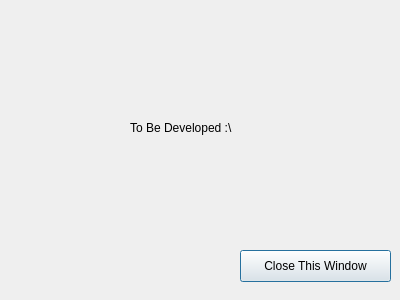
<?xml version="1.0" encoding="UTF-8"?>
<ui version="4.0">
 <class>tutorialsWindow</class>
 <widget class="QDialog" name="tutorialsWindow">
  <property name="geometry">
   <rect>
    <x>0</x>
    <y>0</y>
    <width>400</width>
    <height>300</height>
   </rect>
  </property>
  <property name="minimumSize">
   <size>
    <width>400</width>
    <height>300</height>
   </size>
  </property>
  <property name="maximumSize">
   <size>
    <width>400</width>
    <height>300</height>
   </size>
  </property>
  <property name="windowTitle">
   <string>Tutorials - ANUBIS Interface</string>
  </property>
  <property name="windowIcon">
   <iconset resource="resources.qrc">
    <normaloff>:/img/ANUBIS.ico</normaloff>:/img/ANUBIS.ico</iconset>
  </property>
  <widget class="QLabel" name="label">
   <property name="geometry">
    <rect>
     <x>130</x>
     <y>120</y>
     <width>131</width>
     <height>16</height>
    </rect>
   </property>
   <property name="text">
    <string>To Be Developed :\</string>
   </property>
  </widget>
  <widget class="QPushButton" name="okayButton">
   <property name="geometry">
    <rect>
     <x>240</x>
     <y>250</y>
     <width>151</width>
     <height>32</height>
    </rect>
   </property>
   <property name="text">
    <string>Close This Window</string>
   </property>
  </widget>
 </widget>
 <resources>
  <include location="resources.qrc"/>
 </resources>
 <connections/>
</ui>
